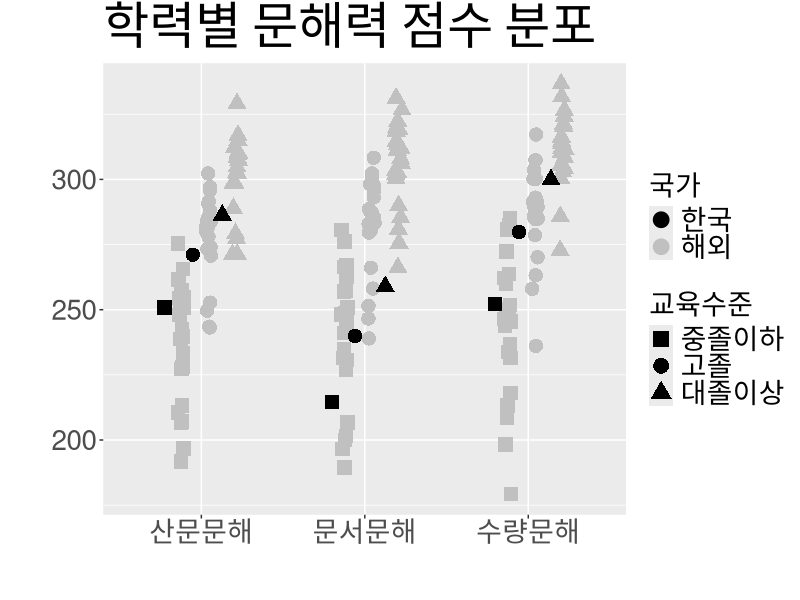

This chart was generated by the following R code:
library(ggplot2)
library(dplyr)

prose_ms <- c(233.4, 265.6, 238.8, 257.5, 210.5, 275.4,
              228.1, 227.3, 207.1, 250.6, 242.5, 252.1,
              247.9, 196.8, 254.9, 252.8, 261.6, 213.2,
              254.5, 206.6, 191.8, 239.7, 250.8)

prose_hs <- c(283.8, 283.8, 288.2, 297.0, 252.7, 302.3,
              274.1, 273.4, 270.7, 280.0, 281.0, 290.6,
              281.9, 243.5, 285.8, 278.1, 295.9, 249.6,
              284.4, 291.5, 243.2, 273.3, 271.1)

prose_univ <- c(314.8, 310.1, 308.3, 312.1, 277.3, 329.1,
                298.3, 288.9, 308.4, 310.4, 312.3, 307.3,
                309.5, 271.4, 302.4, 298.5, 316.9, 271.2,
                315.1, 304.8, 279.2, 302.7, 286.3)

doc_ms <- c(227.1, 276.1, 231.5, 262.6, 201.5, 280.6,
            235.0, 230.6, 199.9, 248.5, 250.9, 244.5,
            247.4, 196.5, 266.3, 266.9, 257.3, 241.1,
            257.0, 206.7, 189.5, 248.2, 214.6)

doc_hs <- c(288.0, 295.4, 280.5, 302.3, 251.5, 308.3,
            283.4, 283.2, 266.1, 281.9, 288.6, 287.3,
            285.5, 239.0, 301.0, 298.2, 297.4, 258.1,
            293.1, 282.9, 246.6, 279.6, 239.9)

doc_univ <- c(318.4, 314.5, 303.5, 311.2, 275.6, 331.2,
              312.5, 300.4, 302.5, 308.0, 313.3, 302.1,
              311.8, 266.2, 320.1, 319.3, 322.3, 280.9,
              326.7, 289.9, 285.4, 306.3, 258.9)

num_ms <- c(233.7, 285.2, 236.8, 263.7, 213.2,
            282.3, 243.8, 245.4, 208.4, 250.0,
            251.7, 246.9, 246.4, 179.2, 280.7,
            272.3, 259.9, 231.5, 262.2, 218.0,
            198.2, 246.0, 252.2)

num_hs <- c(285.6, 300.2, 285.6, 300.2, 263.2,
            307.4, 293.0, 289.7, 270.1, 284.7,
            291.3, 287.8, 285.0, 236.1, 317.2,
            303.6, 291.6, 278.6, 291.6, 289.4,
            258.0, 286.3, 279.8)

num_univ <- c(320.5, 321.0, 310.5, 316.2, 285.8,
              331.7, 311.7, 305.3, 311.8, 311.9,
              324.2, 302.9, 314.6, 272.8, 336.7,
              321.3, 316.2, 308.5, 326.6, 304.3,
              300.3, 313.9, 299.9)

y <- c(prose_ms, prose_hs, prose_univ, doc_ms, doc_hs, doc_univ, num_ms, num_hs, num_univ)

edulevel <- factor(rep(rep(c("중졸이하", "고졸", "대졸이상"), each=23), 3), levels=c("중졸이하", "고졸", "대졸이상"))
type <- factor(rep(c("산문문해","문서문해","수량문해"), each=23*3),
               levels=c("산문문해","문서문해","수량문해"))
iskorea <- rep(c(rep("해외",22), "한국"), 9)

data <- data.frame(y = y, edulevel=edulevel, type=type, iskorea=iskorea)

p <- ggplot(data, aes(x=type, y=y, shape=edulevel, color=iskorea)) + 
  geom_point(aes(size=0.3), position = position_jitterdodge(jitter.width=0.1, dodge.width = 0.5))+
  scale_color_manual(values=c("#000000","#C0C0C0"))+
  scale_shape_manual(values=c(15,16,17)) + xlab("") + ylab("") + ggtitle("학력별 문해력 점수 분포")+
  guides(color = guide_legend(override.aes = list(size = 5), title="국가"),
         size = FALSE,
         shape=guide_legend(override.aes = list(size = 5), title="교육수준"))+
  theme(axis.text=element_text(size=20),
        legend.text=element_text(size=20),
        legend.title=element_text(size=20),
        title = element_text(size=30))

ggsave(filename='literacy.png', plot=p, width=15, height=7)
